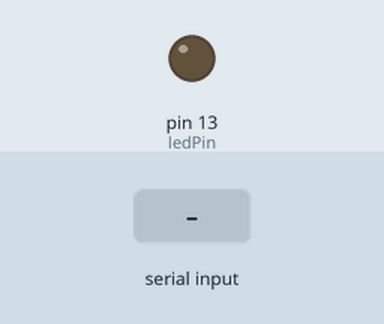
Simulated run of this sketch. Board: Arduino Uno, built with avr-gcc and run on an emulated ATmega328P. Shown: output pins drawn as LEDs (lit = HIGH). The test bench sets the inputs (shaded band).

Above: at 1.2 s.
1.3 s: "a" received over Serial
At 1.9 s:
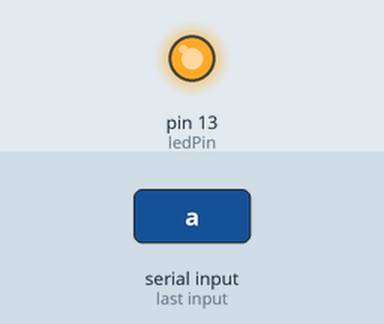
2.8 s: "b" received over Serial
At 4.2 s:
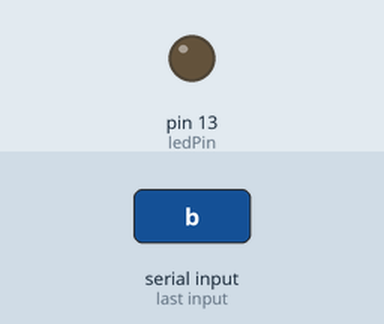
Timing chart, 0 to 5.8 s (numbered marks = the images above; inputs shaded):
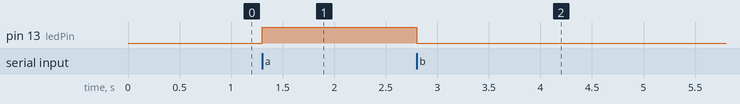

The sketch:

teste_serrial.ino
```cpp
const int ledPin = 13;

void setup() {
  Serial.begin(9600);
  pinMode(ledPin, OUTPUT);

}

void loop() {
  char c = Serial.read();

  if (c == 'a')
  {
    digitalWrite(ledPin, HIGH);
  }

  if (c == 'b')
  {
    digitalWrite(ledPin, LOW);
  }

}
```

Measured:
- after the input at 1.3 s, pin 13 (ledPin): LOW → HIGH at once
- after the input at 2.8 s, pin 13 (ledPin): HIGH → LOW at once
